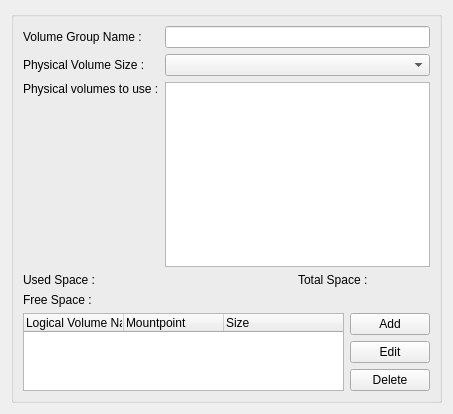
<?xml version="1.0" encoding="UTF-8"?>
<ui version="4.0">
 <class>LvmWidget</class>
 <widget class="QWidget" name="LvmWidget">
  <property name="geometry">
   <rect>
    <x>0</x>
    <y>0</y>
    <width>453</width>
    <height>414</height>
   </rect>
  </property>
  <property name="windowTitle">
   <string>Form</string>
  </property>
  <layout class="QVBoxLayout" name="verticalLayout_2">
   <item>
    <widget class="QGroupBox" name="groupBox">
     <property name="title">
      <string/>
     </property>
     <layout class="QGridLayout" name="gridLayout_2">
      <item row="0" column="0">
       <widget class="QLabel" name="label">
        <property name="text">
         <string>Volume Group Name :</string>
        </property>
       </widget>
      </item>
      <item row="0" column="1">
       <widget class="QLineEdit" name="vg"/>
      </item>
      <item row="1" column="0">
       <widget class="QLabel" name="label_2">
        <property name="text">
         <string>Physical Volume Size :</string>
        </property>
       </widget>
      </item>
      <item row="1" column="1">
       <widget class="QComboBox" name="peSize"/>
      </item>
      <item row="2" column="0">
       <widget class="QLabel" name="label_3">
        <property name="text">
         <string>Physical volumes to use :</string>
        </property>
       </widget>
      </item>
      <item row="2" column="1" rowspan="2">
       <widget class="QListWidget" name="pvs"/>
      </item>
      <item row="3" column="0">
       <spacer name="verticalSpacer">
        <property name="orientation">
         <enum>Qt::Vertical</enum>
        </property>
        <property name="sizeHint" stdset="0">
         <size>
          <width>20</width>
          <height>247</height>
         </size>
        </property>
       </spacer>
      </item>
      <item row="4" column="0" colspan="2">
       <layout class="QGridLayout" name="gridLayout_3">
        <item row="0" column="0">
         <widget class="QLabel" name="label_4">
          <property name="text">
           <string>Used Space :</string>
          </property>
         </widget>
        </item>
        <item row="0" column="3">
         <widget class="QLabel" name="label_6">
          <property name="text">
           <string>Total Space :</string>
          </property>
         </widget>
        </item>
        <item row="0" column="1">
         <widget class="QLabel" name="usedSpace">
          <property name="text">
           <string/>
          </property>
         </widget>
        </item>
        <item row="1" column="0">
         <widget class="QLabel" name="label_5">
          <property name="text">
           <string>Free Space :</string>
          </property>
         </widget>
        </item>
        <item row="1" column="1">
         <widget class="QLabel" name="freeSpace">
          <property name="text">
           <string/>
          </property>
         </widget>
        </item>
        <item row="1" column="3">
         <widget class="QLabel" name="totalSpace">
          <property name="text">
           <string/>
          </property>
         </widget>
        </item>
       </layout>
      </item>
      <item row="5" column="0" colspan="2">
       <layout class="QGridLayout" name="gridLayout">
        <item row="0" column="0" rowspan="3">
         <widget class="QTreeWidget" name="lvs">
          <column>
           <property name="text">
            <string>Logical Volume Name</string>
           </property>
          </column>
          <column>
           <property name="text">
            <string>Mountpoint</string>
           </property>
          </column>
          <column>
           <property name="text">
            <string>Size</string>
           </property>
          </column>
         </widget>
        </item>
        <item row="0" column="1">
         <widget class="QPushButton" name="addButton">
          <property name="text">
           <string>Add</string>
          </property>
         </widget>
        </item>
        <item row="1" column="1">
         <widget class="QPushButton" name="editButton">
          <property name="text">
           <string>Edit</string>
          </property>
         </widget>
        </item>
        <item row="2" column="1">
         <widget class="QPushButton" name="deleteButton">
          <property name="text">
           <string>Delete</string>
          </property>
         </widget>
        </item>
       </layout>
      </item>
     </layout>
    </widget>
   </item>
  </layout>
 </widget>
 <resources/>
 <connections/>
</ui>
